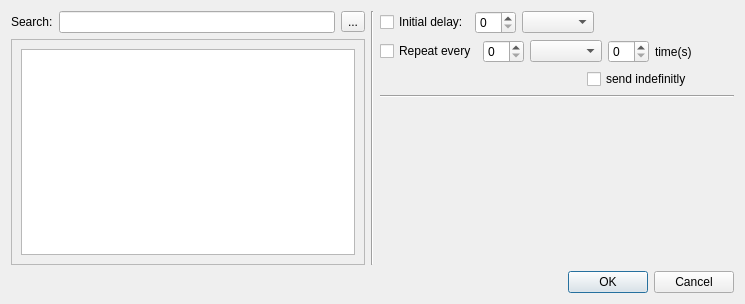
<?xml version="1.0" encoding="UTF-8"?>
<ui version="4.0">
 <class>MessageUpdateDialog</class>
 <widget class="QDialog" name="MessageUpdateDialog">
  <property name="geometry">
   <rect>
    <x>0</x>
    <y>0</y>
    <width>745</width>
    <height>304</height>
   </rect>
  </property>
  <property name="windowTitle">
   <string>Message Update Dialog</string>
  </property>
  <layout class="QVBoxLayout" name="verticalLayout_5">
   <item>
    <layout class="QHBoxLayout" name="horizontalLayout_9">
     <item>
      <layout class="QVBoxLayout" name="verticalLayout_4">
       <item>
        <layout class="QHBoxLayout" name="horizontalLayout_2">
         <item>
          <widget class="QLabel" name="m_searchLabel">
           <property name="text">
            <string>Search:</string>
           </property>
          </widget>
         </item>
         <item>
          <widget class="QLineEdit" name="lineEdit"/>
         </item>
         <item>
          <widget class="QToolButton" name="toolButton">
           <property name="toolTip">
            <string>Search</string>
           </property>
           <property name="text">
            <string>...</string>
           </property>
           <property name="icon">
            <iconset resource="../ui.qrc">
             <normaloff>:/image/clear.png</normaloff>:/image/clear.png</iconset>
           </property>
          </widget>
         </item>
        </layout>
       </item>
       <item>
        <widget class="QScrollArea" name="m_msgListScrollArea">
         <property name="widgetResizable">
          <bool>true</bool>
         </property>
         <widget class="QWidget" name="scrollAreaWidgetContents">
          <property name="geometry">
           <rect>
            <x>0</x>
            <y>0</y>
            <width>274</width>
            <height>210</height>
           </rect>
          </property>
          <layout class="QVBoxLayout" name="verticalLayout">
           <item>
            <widget class="QListWidget" name="m_msgListWidget"/>
           </item>
          </layout>
         </widget>
        </widget>
       </item>
      </layout>
     </item>
     <item>
      <widget class="Line" name="line">
       <property name="orientation">
        <enum>Qt::Vertical</enum>
       </property>
      </widget>
     </item>
     <item>
      <layout class="QVBoxLayout" name="verticalLayout_3">
       <item>
        <layout class="QHBoxLayout" name="horizontalLayout_8">
         <item>
          <widget class="QCheckBox" name="m_delayCheckBox">
           <property name="text">
            <string>Initial delay:</string>
           </property>
          </widget>
         </item>
         <item>
          <widget class="QSpinBox" name="m_delaySpinBox"/>
         </item>
         <item>
          <widget class="QComboBox" name="m_delayUnitsComboBox"/>
         </item>
         <item>
          <spacer name="horizontalSpacer_3">
           <property name="orientation">
            <enum>Qt::Horizontal</enum>
           </property>
           <property name="sizeHint" stdset="0">
            <size>
             <width>40</width>
             <height>20</height>
            </size>
           </property>
          </spacer>
         </item>
        </layout>
       </item>
       <item>
        <layout class="QHBoxLayout" name="horizontalLayout_7">
         <item>
          <layout class="QVBoxLayout" name="verticalLayout_2">
           <item>
            <layout class="QHBoxLayout" name="horizontalLayout_6">
             <item>
              <layout class="QHBoxLayout" name="horizontalLayout_5">
               <item>
                <widget class="QCheckBox" name="m_repeatCheckBox">
                 <property name="text">
                  <string>Repeat every</string>
                 </property>
                </widget>
               </item>
               <item>
                <widget class="QSpinBox" name="m_repeatSpinBox"/>
               </item>
               <item>
                <widget class="QComboBox" name="m_repeatUnitsComboBox"/>
               </item>
              </layout>
             </item>
             <item>
              <layout class="QHBoxLayout" name="horizontalLayout_3">
               <item>
                <widget class="QSpinBox" name="m_repeatCountSpinBox"/>
               </item>
               <item>
                <widget class="QLabel" name="m_timesLabel">
                 <property name="text">
                  <string>time(s)</string>
                 </property>
                </widget>
               </item>
              </layout>
             </item>
            </layout>
           </item>
           <item>
            <layout class="QHBoxLayout" name="horizontalLayout_4">
             <item>
              <spacer name="horizontalSpacer_4">
               <property name="orientation">
                <enum>Qt::Horizontal</enum>
               </property>
               <property name="sizeHint" stdset="0">
                <size>
                 <width>40</width>
                 <height>20</height>
                </size>
               </property>
              </spacer>
             </item>
             <item>
              <widget class="QCheckBox" name="m_indefinitelyCheckBox">
               <property name="text">
                <string>send indefinitly</string>
               </property>
              </widget>
             </item>
            </layout>
           </item>
          </layout>
         </item>
         <item>
          <spacer name="horizontalSpacer_2">
           <property name="orientation">
            <enum>Qt::Horizontal</enum>
           </property>
           <property name="sizeHint" stdset="0">
            <size>
             <width>40</width>
             <height>20</height>
            </size>
           </property>
          </spacer>
         </item>
        </layout>
       </item>
       <item>
        <widget class="Line" name="line_2">
         <property name="orientation">
          <enum>Qt::Horizontal</enum>
         </property>
        </widget>
       </item>
       <item>
        <widget class="QWidget" name="m_msgDetailsWidget" native="true"/>
       </item>
       <item>
        <spacer name="verticalSpacer">
         <property name="orientation">
          <enum>Qt::Vertical</enum>
         </property>
         <property name="sizeHint" stdset="0">
          <size>
           <width>20</width>
           <height>40</height>
          </size>
         </property>
        </spacer>
       </item>
      </layout>
     </item>
    </layout>
   </item>
   <item>
    <layout class="QHBoxLayout" name="horizontalLayout">
     <item>
      <spacer name="horizontalSpacer">
       <property name="orientation">
        <enum>Qt::Horizontal</enum>
       </property>
       <property name="sizeHint" stdset="0">
        <size>
         <width>40</width>
         <height>20</height>
        </size>
       </property>
      </spacer>
     </item>
     <item>
      <widget class="QDialogButtonBox" name="buttonBox">
       <property name="orientation">
        <enum>Qt::Horizontal</enum>
       </property>
       <property name="standardButtons">
        <set>QDialogButtonBox::Cancel|QDialogButtonBox::Ok</set>
       </property>
      </widget>
     </item>
    </layout>
   </item>
  </layout>
 </widget>
 <resources>
  <include location="../ui.qrc"/>
 </resources>
 <connections>
  <connection>
   <sender>buttonBox</sender>
   <signal>accepted()</signal>
   <receiver>MessageUpdateDialog</receiver>
   <slot>accept()</slot>
   <hints>
    <hint type="sourcelabel">
     <x>248</x>
     <y>254</y>
    </hint>
    <hint type="destinationlabel">
     <x>157</x>
     <y>274</y>
    </hint>
   </hints>
  </connection>
  <connection>
   <sender>buttonBox</sender>
   <signal>rejected()</signal>
   <receiver>MessageUpdateDialog</receiver>
   <slot>reject()</slot>
   <hints>
    <hint type="sourcelabel">
     <x>316</x>
     <y>260</y>
    </hint>
    <hint type="destinationlabel">
     <x>286</x>
     <y>274</y>
    </hint>
   </hints>
  </connection>
 </connections>
</ui>
